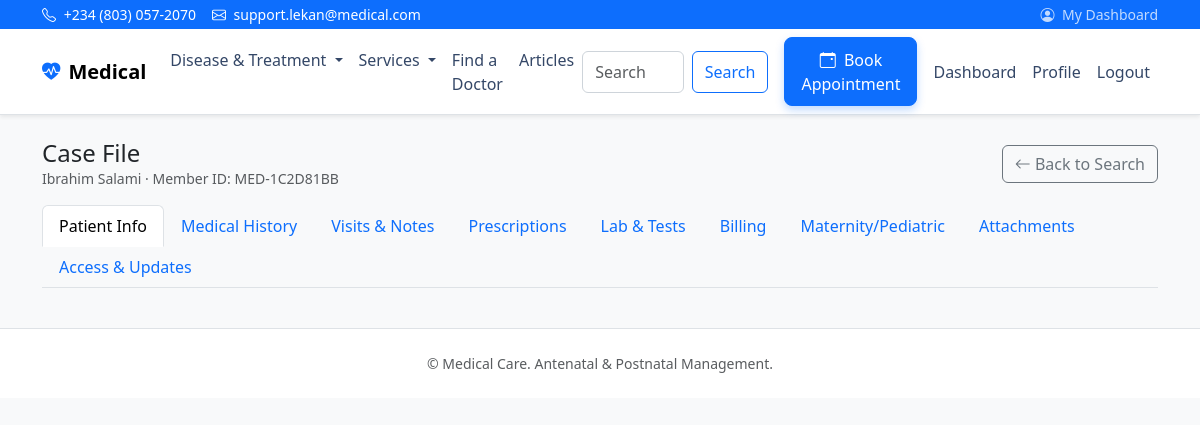
The page /casefiles/1/ (signed in) on the database its author committed.
### casefiles/models.py (models this page shows, shortened)
class PatientCaseFile(models.Model):
    patient = models.ForeignKey(MotherProfile, on_delete=models.CASCADE, related_name='case_files')
    created_by = models.ForeignKey(settings.AUTH_USER_MODEL, on_delete=models.SET_NULL, null=True, related_name='created_case_files')
    updated_by = models.ForeignKey(settings.AUTH_USER_MODEL, on_delete=models.SET_NULL, null=True, blank=True, related_name='updated_case_files')
    created_at = models.DateTimeField(auto_now_add=True)
    updated_at = models.DateTimeField(auto_now=True)
    primary_doctor = models.ForeignKey(settings.AUTH_USER_MODEL, on_delete=models.SET_NULL, null=True, blank=True, related_name='primary_doctor_case_files')

### patients/models.py (models this page shows, shortened)
class MotherProfile(models.Model):
    user = models.OneToOneField(settings.AUTH_USER_MODEL, on_delete=models.CASCADE, related_name='mother_profile')
    member_id = models.CharField(max_length=20, unique=True, blank=True, null=True)
    full_name = models.CharField(max_length=255)
    age = models.PositiveIntegerField(null=True, blank=True)
    address = models.TextField(blank=True)
    phone_number = models.CharField(max_length=20, blank=True)
    marital_status = models.CharField(max_length=50, blank=True)
    occupation = models.CharField(max_length=100, blank=True)
    profile_picture = models.ImageField(upload_to='profiles/', null=True, blank=True)
    blood_type = models.CharField(max_length=10, blank=True)
    allergies = models.TextField(blank=True)
    previous_pregnancies = models.TextField(blank=True)
    existing_conditions = models.TextField(blank=True)
    emergency_contact = models.CharField(max_length=255, blank=True)
    created_at = models.DateTimeField(auto_now_add=True)
    updated_at = models.DateTimeField(auto_now=True)

### casefiles/views.py (the view)
# urls.py: path('<int:casefile_id>/', views.casefile_detail, name='casefile_detail'),
@login_required
def casefile_detail(request, casefile_id=None):
    if casefile_id:
        case_file = get_object_or_404(PatientCaseFile, id=casefile_id)
    else:
        return HttpResponseBadRequest('Missing case file.')
    context = {
        'case_file': case_file,
    }
    return render(request, 'casefiles/detail.html', context)

### templates/casefiles/detail.html (shortened to what this page needs)
{% extends 'base.html' %}
{% block content %}
<div class="d-flex justify-content-between align-items-center mb-3">
  <div>
    <h1 class="h4 mb-0">Case File</h1>
    <div class="small text-muted">{{ case_file.patient.full_name }} · Member ID: {{ case_file.patient.member_id }}</div>
  </div>
  <div>
    <a class="btn btn-outline-secondary" href="{% url 'casefiles_search' %}"><i class="bi bi-arrow-left"></i> Back to Search</a>
  </div>
</div>
<ul class="nav nav-tabs" id="casefileTabs" role="tablist">
  <li class="nav-item" role="presentation">
    <button class="nav-link active" type="button"
            hx-get="{% url 'casefile_tab_patient_info' case_file.id %}" hx-target="#tab-content" hx-trigger="load, click" hx-swap="innerHTML" hx-on:htmx:beforeRequest="document.querySelectorAll('#casefileTabs .nav-link').forEach(l=>l.classList.remove('active')); this.classList.add('active');">
      Patient Info
    </button>
  </li>
  <li class="nav-item" role="presentation">
    <button class="nav-link" type="button"
            hx-get="{% url 'casefile_tab_medical_history' case_file.id %}" hx-target="#tab-content" hx-trigger="click" hx-swap="innerHTML" hx-on:htmx:beforeRequest="document.querySelectorAll('#casefileTabs .nav-link').forEach(l=>l.classList.remove('active')); this.classList.add('active');">
      Medical History
    </button>
  </li>
  <li class="nav-item" role="presentation">
    <button class="nav-link" type="button"
            hx-get="{% url 'casefile_tab_visits' case_file.id %}" hx-target="#tab-content" hx-trigger="click" hx-swap="innerHTML" hx-on:htmx:beforeRequest="document.querySelectorAll('#casefileTabs .nav-link').forEach(l=>l.classList.remove('active')); this.classList.add('active');">
      Visits & Notes
    </button>
  </li>
  <li class="nav-item" role="presentation">
    <button class="nav-link" type="button"
            hx-get="{% url 'casefile_tab_prescriptions' case_file.id %}" hx-target="#tab-content" hx-trigger="click" hx-swap="innerHTML" hx-on:htmx:beforeRequest="document.querySelectorAll('#casefileTabs .nav-link').forEach(l=>l.classList.remove('active')); this.classList.add('active');">
      Prescriptions
    </button>
  </li>
  <li class="nav-item" role="presentation">
    <button class="nav-link" type="button"
            hx-get="{% url 'casefile_tab_lab_results' case_file.id %}" hx-target="#tab-content" hx-trigger="click" hx-swap="innerHTML" hx-on:htmx:beforeRequest="document.querySelectorAll('#casefileTabs .nav-link').forEach(l=>l.classList.remove('active')); this.classList.add('active');">
      Lab & Tests
    </button>
  </li>
  <li class="nav-item" role="presentation">
    <button class="nav-link" type="button"
            hx-get="{% url 'casefile_tab_billing' case_file.id %}" hx-target="#tab-content" hx-trigger="click" hx-swap="innerHTML" hx-on:htmx:beforeRequest="document.querySelectorAll('#casefileTabs .nav-link').forEach(l=>l.classList.remove('active')); this.classList.add('active');">
      Billing
    </button>
  </li>
  <li class="nav-item" role="presentation">
    <button class="nav-link" type="button"
            hx-get="{% url 'casefile_tab_maternity' case_file.id %}" hx-target="#tab-content" hx-trigger="click" hx-swap="innerHTML" hx-on:htmx:beforeRequest="document.querySelectorAll('#casefileTabs .nav-link').forEach(l=>l.classList.remove('active')); this.classList.add('active');">
      Maternity/Pediatric
    </button>
  </li>
  <li class="nav-item" role="presentation">
    <button class="nav-link" type="button"
            hx-get="{% url 'casefile_tab_attachments' case_file.id %}" hx-target="#tab-content" hx-trigger="click" hx-swap="innerHTML" hx-on:htmx:beforeRequest="document.querySelectorAll('#casefileTabs .nav-link').forEach(l=>l.classList.remove('active')); this.classList.add('active');">
      Attachments
    </button>
  </li>
  <li class="nav-item" role="presentation">
    <button class="nav-link" type="button"
            hx-get="{% url 'casefile_tab_access' case_file.id %}" hx-target="#tab-content" hx-trigger="click" hx-swap="innerHTML" hx-on:htmx:beforeRequest="document.querySelectorAll('#casefileTabs .nav-link').forEach(l=>l.classList.remove('active')); this.classList.add('active');">
      Access & Updates
    </button>
  </li>
</ul>
{% endblock %}

### static/css/styles.css (style rules this page uses)
:root { --brand-primary: #0d6efd; }
body { font-feature-settings: "liga" 1, "kern" 1; }

### rows shown on the page
PatientCaseFile: patient.full_name "Ibrahim Salami", patient.member_id "MED-1C2D81BB"
